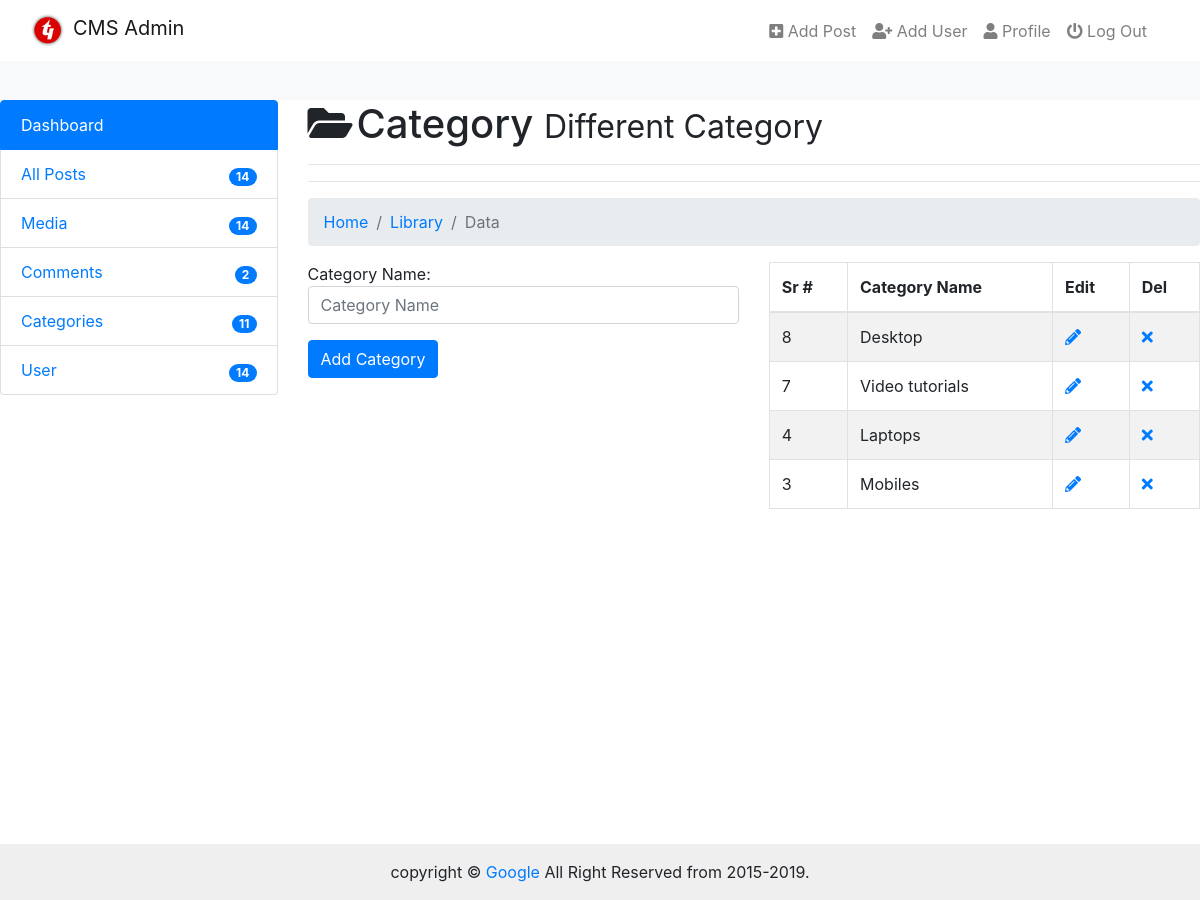
/admin/admin_category.php (signed in), run on the app's committed database.
### tables this page shows
CREATE TABLE IF NOT EXISTS `categories` (
  `id` int(11) NOT NULL AUTO_INCREMENT,
  `category` varchar(255) NOT NULL,
  PRIMARY KEY (`id`)
);

### admin/admin_category.php (the view, shortened to what this page needs)
<?php require_once('includes/header.php');
?>
</head>
<body>
        <?php require_once('includes/navbar.php');?>
        <div class="cointainer-fluid">
            <div class="row">
             <div class="col-md-3">
                <?php require_once('includes/sidebar.php');?>
            </div>
            <div class="col-md-9">
                <h1><i class="fas fa-folder-open mr-1"></i>Category <small>Different Category </small></h1><hr>
                <hr>
                <nav aria-label="breadcrumb">
                  <ol class="breadcrumb">
                    <li class="breadcrumb-item"><a href="#">Home</a></li>
                    <li class="breadcrumb-item"><a href="#">Library</a></li>
                    <li class="breadcrumb-item active" aria-current="page">Data</li>
                </ol>
            </nav>
            <div class="row">
                <div class="col-md-6">
                    <form action="" method="post">
                        <div class="form-group">
                            <lebel for="category"> Category Name:</lebel>
                            <input type="text" placeholder="Category Name" name="cat-name"class="form-control">
                        </div>
                        <input type="submit" value="Add Category" name="submit" class="btn btn-primary">
                    </form>
                </div>
                <div class="col-md-6">
                    <?php
                    $get_query = "SELECT * FROM categories ORDER BY id DESC";
                    $get_run = mysqli_query($con,$get_query);
                    if(mysqli_num_rows($get_run) > 0){
                        ?>
                        <table class="table table-hover table-bordered table-striped">
                            <thead>
                                <tr>
                                    <th>Sr #</th>
                                    <th>Category Name</th>
                                    <th>Edit</th>
                                    <th>Del</th>
                                </tr>
                            </thead>
                            <tbody>
                                <?php
                                while($get_row = mysqli_fetch_array($get_run)){
                                   $category_id = $get_row['id'];
                                   $category_name = $get_row['category'];
                                   ?>
                                   <tr>
                                    <td><?php echo $category_id;?></td>
                                    <td><?php echo ucfirst($category_name);?></td>
                                    <td><a href="admin_category.php?edit=<?php echo $category_id;?>">
                                        <i class="fas fa-pencil-alt"></i></a></td>
                                        <td><a href="admin_category.php?del=<?php echo $category_id;?>"><i class="fa fa-times"></i></a></td>
                                    </tr>
                                <?php } ?>
                            </tbody>
                        </table>
                    <?php } ?>
                </div>
            </div>
        </div>
    </div>
</div>
<?php require_once('includes/footer.php')?>

### admin/css/admin.css (style rules this page uses)
html { height: 100%; background: #f8f9fa; }
body { margin-top: 100px; position: relative; padding-bottom: 3rem; min-height: 100%; }

### data on the page
categories: id "8", category "Desktop"
categories: id "7", category "Video tutorials"
categories: id "4", category "Laptops"
categories: id "3", category "Mobiles"
